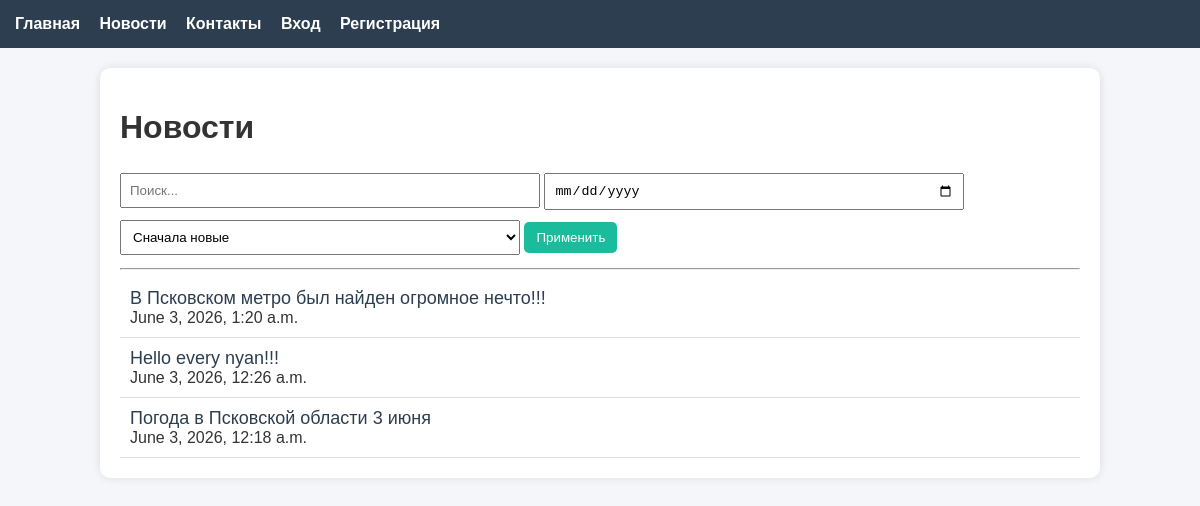
Page /news/ on the committed database.
### news/models.py (models this page shows, shortened)
class News(models.Model):
    title = models.CharField(max_length=200)
    content = models.TextField()
    author = models.ForeignKey(User, on_delete=models.CASCADE)
    created_at = models.DateTimeField(auto_now_add=True)
    image = models.ImageField(upload_to='news/', blank=True, null=True)

### news/views.py (the view)
# urls.py: path('news/', views.news_list, name='news_list'),
def news_list(request):
    query = request.GET.get('q')
    sort = request.GET.get('sort')
    date = request.GET.get('date')
    news = News.objects.all()
    if query:
        news = news.filter(title__icontains=query)
    if date:
        news = news.filter(created_at__date=date)
    if sort == 'old':
        news = news.order_by('created_at')
    else:
        news = news.order_by('-created_at')
    return render(request, 'news_list.html', {
        'news': news
    })

### news/templates/news_list.html (shortened to what this page needs)
{% extends 'base.html' %}
{% block content %}
<h1>Новости</h1>
<form method="get">
    <input type="text" name="q" placeholder="Поиск..." value="{{ request.GET.q }}">
    <input type="date" name="date" value="{{ request.GET.date }}">
    <select name="sort">
        <option value="">Сначала новые</option>
    </select>
    <button type="submit">Применить</button>
</form>
<hr>
{% for n in news %}
<div class="news-item">
    <a href="/news/{{ n.id }}/">{{ n.title }}</a>
    <div>{{ n.created_at }}</div>
</div>
{% empty %}
    <p>Новостей нет</p>
{% endfor %}
{% endblock %}

### news/static/news/style.css (style rules this page uses)
body { font-family: Arial, sans-serif; margin: 0; background: #f4f6f9; color: #333; }
.news-item { padding: 10px; border-bottom: 1px solid #ddd; }
.news-item a { font-size: 18px; color: #2c3e50; text-decoration: none; }
button { background: #1abc9c; color: white; border: none; padding: 8px 12px; cursor: pointer; border-radius: 5px; }
input, textarea, select { padding: 8px; margin: 5px 0; width: 100%; max-width: 400px; }

### rows in the picture
News: title "В Псковском метро был найден огромное нечто!!!", created_at "June 3, 2026, 1:20 a.m."
News: title "Hello every nyan!!!", created_at "June 3, 2026, 12:26 a.m."
News: title "Погода в Псковской области 3 июня", created_at "June 3, 2026, 12:18 a.m."
